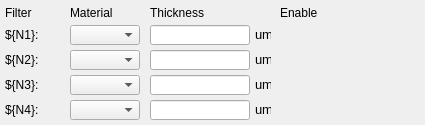
<?xml version="1.0" ?>
<ui version="4.0">
  <class>Dialog</class>
  <widget class="PyDMFrame" name="screen">
    <property name="geometry">
      <rect>
        <x>664</x>
        <y>480</y>
        <width>425</width>
        <height>125</height>
      </rect>
    </property>
    <property name="minimumSize">
      <size>
        <width>425</width>
        <height>125</height>
      </size>
    </property>
    <property name="styleSheet">
      <string notr="true">PyDMFrame#screen {
  color: rgb(0, 0, 0);
  background-color: rgb(200, 200, 200);
  }</string>
    </property>
    <property name="windowTitle">
      <string>filterbox_config</string>
    </property>
    <layout class="QGridLayout" name="gridLayout" columnstretch="5,45,20,70,10,70,30,5,16,9,50,90,5" rowstretch="5,15,5,1,1,15,1,2,5,1,1,15,1,2,5,1,1,15,1,2,5,1,1,15,1,2,5">
      <property name="leftMargin">
        <number>0</number>
      </property>
      <property name="topMargin">
        <number>0</number>
      </property>
      <property name="rightMargin">
        <number>0</number>
      </property>
      <property name="bottomMargin">
        <number>0</number>
      </property>
      <property name="horizontalSpacing">
        <number>0</number>
      </property>
      <property name="verticalSpacing">
        <number>0</number>
      </property>
      <item row="1" column="1">
        <widget class="QLabel" name="text">
          <property name="geometry">
            <rect>
              <x>5</x>
              <y>5</y>
              <width>45</width>
              <height>15</height>
            </rect>
          </property>
          <property name="sizePolicy">
            <sizepolicy hsizetype="Ignored" vsizetype="Ignored">
              <horstretch>0</horstretch>
              <verstretch>0</verstretch>
            </sizepolicy>
          </property>
          <property name="text">
            <string>Filter</string>
          </property>
          <property name="font">
            <font>
              <pointsize>9</pointsize>
            </font>
          </property>
          <property name="brush" stdset="0">
            <brush brushstyle="SolidPattern">
              <color alpha="255">
                <red>0</red>
                <green>0</green>
                <blue>0</blue>
              </color>
            </brush>
          </property>
          <property name="toolTip">
            <string>text</string>
          </property>
          <property name="alignment">
            <set>Qt::AlignLeading|Qt::AlignLeft|Qt::AlignVCenter</set>
          </property>
          <property name="styleSheet">
            <string notr="true">QLabel#text {
  color: rgb(0, 0, 0);
  }</string>
          </property>
        </widget>
      </item>
      <item row="1" column="3">
        <widget class="QLabel" name="text_1">
          <property name="geometry">
            <rect>
              <x>70</x>
              <y>5</y>
              <width>70</width>
              <height>15</height>
            </rect>
          </property>
          <property name="sizePolicy">
            <sizepolicy hsizetype="Ignored" vsizetype="Ignored">
              <horstretch>0</horstretch>
              <verstretch>0</verstretch>
            </sizepolicy>
          </property>
          <property name="text">
            <string>Material</string>
          </property>
          <property name="font">
            <font>
              <pointsize>9</pointsize>
            </font>
          </property>
          <property name="brush" stdset="0">
            <brush brushstyle="SolidPattern">
              <color alpha="255">
                <red>0</red>
                <green>0</green>
                <blue>0</blue>
              </color>
            </brush>
          </property>
          <property name="toolTip">
            <string>text_1</string>
          </property>
          <property name="alignment">
            <set>Qt::AlignLeading|Qt::AlignLeft|Qt::AlignVCenter</set>
          </property>
          <property name="styleSheet">
            <string notr="true">QLabel#text_1 {
  color: rgb(0, 0, 0);
  }</string>
          </property>
        </widget>
      </item>
      <item row="1" column="5">
        <widget class="QLabel" name="text_2">
          <property name="geometry">
            <rect>
              <x>150</x>
              <y>5</y>
              <width>70</width>
              <height>15</height>
            </rect>
          </property>
          <property name="sizePolicy">
            <sizepolicy hsizetype="Ignored" vsizetype="Ignored">
              <horstretch>0</horstretch>
              <verstretch>0</verstretch>
            </sizepolicy>
          </property>
          <property name="text">
            <string>Thickness</string>
          </property>
          <property name="font">
            <font>
              <pointsize>9</pointsize>
            </font>
          </property>
          <property name="brush" stdset="0">
            <brush brushstyle="SolidPattern">
              <color alpha="255">
                <red>0</red>
                <green>0</green>
                <blue>0</blue>
              </color>
            </brush>
          </property>
          <property name="toolTip">
            <string>text_2</string>
          </property>
          <property name="alignment">
            <set>Qt::AlignLeading|Qt::AlignLeft|Qt::AlignVCenter</set>
          </property>
          <property name="styleSheet">
            <string notr="true">QLabel#text_2 {
  color: rgb(0, 0, 0);
  }</string>
          </property>
        </widget>
      </item>
      <item row="1" column="10">
        <widget class="QLabel" name="text_3">
          <property name="geometry">
            <rect>
              <x>280</x>
              <y>5</y>
              <width>50</width>
              <height>15</height>
            </rect>
          </property>
          <property name="sizePolicy">
            <sizepolicy hsizetype="Ignored" vsizetype="Ignored">
              <horstretch>0</horstretch>
              <verstretch>0</verstretch>
            </sizepolicy>
          </property>
          <property name="text">
            <string>Enable</string>
          </property>
          <property name="font">
            <font>
              <pointsize>9</pointsize>
            </font>
          </property>
          <property name="brush" stdset="0">
            <brush brushstyle="SolidPattern">
              <color alpha="255">
                <red>0</red>
                <green>0</green>
                <blue>0</blue>
              </color>
            </brush>
          </property>
          <property name="toolTip">
            <string>text_3</string>
          </property>
          <property name="alignment">
            <set>Qt::AlignLeading|Qt::AlignLeft|Qt::AlignVCenter</set>
          </property>
          <property name="styleSheet">
            <string notr="true">QLabel#text_3 {
  color: rgb(0, 0, 0);
  }</string>
          </property>
        </widget>
      </item>
      <item row="5" column="1">
        <widget class="QLabel" name="text_4">
          <property name="geometry">
            <rect>
              <x>5</x>
              <y>27</y>
              <width>45</width>
              <height>15</height>
            </rect>
          </property>
          <property name="sizePolicy">
            <sizepolicy hsizetype="Ignored" vsizetype="Ignored">
              <horstretch>0</horstretch>
              <verstretch>0</verstretch>
            </sizepolicy>
          </property>
          <property name="text">
            <string>${N1}:</string>
          </property>
          <property name="font">
            <font>
              <pointsize>9</pointsize>
            </font>
          </property>
          <property name="brush" stdset="0">
            <brush brushstyle="SolidPattern">
              <color alpha="255">
                <red>0</red>
                <green>0</green>
                <blue>0</blue>
              </color>
            </brush>
          </property>
          <property name="toolTip">
            <string>text_4</string>
          </property>
          <property name="alignment">
            <set>Qt::AlignLeading|Qt::AlignLeft|Qt::AlignVCenter</set>
          </property>
          <property name="styleSheet">
            <string notr="true">QLabel#text_4 {
  color: rgb(0, 0, 0);
  }</string>
          </property>
        </widget>
      </item>
      <item row="3" column="3" rowspan="5">
        <widget class="PyDMEnumComboBox" name="menu">
          <property name="geometry">
            <rect>
              <x>70</x>
              <y>25</y>
              <width>70</width>
              <height>20</height>
            </rect>
          </property>
          <property name="sizePolicy">
            <sizepolicy hsizetype="Ignored" vsizetype="Ignored">
              <horstretch>0</horstretch>
              <verstretch>0</verstretch>
            </sizepolicy>
          </property>
          <property name="toolTip">
            <string>${P}${R}Fi${N1}:Material</string>
          </property>
          <property name="channel" stdset="0">
            <string>ca://${P}${R}Fi${N1}:Material</string>
          </property>
          <property name="font">
            <font>
              <pointsize>12</pointsize>
            </font>
          </property>
          <property name="styleSheet">
            <string notr="true">PyDMEnumComboBox#menu {
  color: rgb(0, 0, 0);
  background-color: rgb(158, 158, 158);
  }</string>
          </property>
        </widget>
      </item>
      <item row="3" column="5" rowspan="5" colspan="2">
        <widget class="PyDMLineEdit" name="text_entry">
          <property name="geometry">
            <rect>
              <x>150</x>
              <y>25</y>
              <width>100</width>
              <height>20</height>
            </rect>
          </property>
          <property name="sizePolicy">
            <sizepolicy hsizetype="Ignored" vsizetype="Ignored">
              <horstretch>0</horstretch>
              <verstretch>0</verstretch>
            </sizepolicy>
          </property>
          <property name="channel" stdset="0">
            <string>ca://${P}${R}Fi${N1}:Thickness</string>
          </property>
          <property name="toolTip">
            <string>${P}${R}Fi${N1}:Thickness</string>
          </property>
          <property name="font">
            <font>
              <pointsize>12</pointsize>
            </font>
          </property>
          <property name="styleSheet">
            <string notr="true">PyDMLineEdit#text_entry {
  color: rgb(0, 0, 0);
  background-color: rgb(115, 223, 255);
  border: 1px solid black;
  margin: 0px;
  padding: 0px;
  spacing: 0px;
  }</string>
          </property>
        </widget>
      </item>
      <item row="3" column="10" rowspan="5" colspan="2">
        <widget class="PyDMEnumButton" name="choice_button">
          <property name="geometry">
            <rect>
              <x>280</x>
              <y>25</y>
              <width>140</width>
              <height>20</height>
            </rect>
          </property>
          <property name="sizePolicy">
            <sizepolicy hsizetype="Ignored" vsizetype="Ignored">
              <horstretch>0</horstretch>
              <verstretch>0</verstretch>
            </sizepolicy>
          </property>
          <property name="toolTip">
            <string>${P}${R}Fi${N1}:Enable</string>
          </property>
          <property name="channel" stdset="0">
            <string>ca://${P}${R}Fi${N1}:Enable</string>
          </property>
          <property name="font">
            <font>
              <pointsize>12</pointsize>
            </font>
          </property>
          <property name="orientation" stdset="0">
            <number>1</number>
          </property>
          <property name="horizontalSpacing" stdset="0">
            <number>0</number>
          </property>
          <property name="verticalSpacing" stdset="0">
            <number>0</number>
          </property>
          <property name="marginTop" stdset="0">
            <number>0</number>
          </property>
          <property name="marginBottom" stdset="0">
            <number>0</number>
          </property>
          <property name="marginLeft" stdset="0">
            <number>0</number>
          </property>
          <property name="marginRight" stdset="0">
            <number>0</number>
          </property>
          <property name="styleSheet">
            <string notr="true">PyDMEnumButton#choice_button {
  color: rgb(0, 0, 0);
  background-color: rgb(115, 223, 255);
  margin: 0px;
  padding: 0px;
  min-width: 0px;
  min-height: 0px;
  }
QPushButton {
  color: rgb(0, 0, 0);
  background-color: rgb(115, 223, 255);
  margin: 0px;
  padding: 0px;
  min-width: 0px;
  min-height: 0px;
  }</string>
          </property>
        </widget>
      </item>
      <item row="4" column="8" rowspan="3">
        <widget class="QLabel" name="text_5">
          <property name="geometry">
            <rect>
              <x>255</x>
              <y>26</y>
              <width>16</width>
              <height>17</height>
            </rect>
          </property>
          <property name="sizePolicy">
            <sizepolicy hsizetype="Ignored" vsizetype="Ignored">
              <horstretch>0</horstretch>
              <verstretch>0</verstretch>
            </sizepolicy>
          </property>
          <property name="text">
            <string>um</string>
          </property>
          <property name="font">
            <font>
              <pointsize>10</pointsize>
            </font>
          </property>
          <property name="brush" stdset="0">
            <brush brushstyle="SolidPattern">
              <color alpha="255">
                <red>0</red>
                <green>0</green>
                <blue>0</blue>
              </color>
            </brush>
          </property>
          <property name="toolTip">
            <string>text_5</string>
          </property>
          <property name="alignment">
            <set>Qt::AlignLeading|Qt::AlignLeft|Qt::AlignVCenter</set>
          </property>
          <property name="styleSheet">
            <string notr="true">QLabel#text_5 {
  color: rgb(0, 0, 0);
  }</string>
          </property>
        </widget>
      </item>
      <item row="9" column="3" rowspan="5">
        <widget class="PyDMEnumComboBox" name="menu_1">
          <property name="geometry">
            <rect>
              <x>70</x>
              <y>50</y>
              <width>70</width>
              <height>20</height>
            </rect>
          </property>
          <property name="sizePolicy">
            <sizepolicy hsizetype="Ignored" vsizetype="Ignored">
              <horstretch>0</horstretch>
              <verstretch>0</verstretch>
            </sizepolicy>
          </property>
          <property name="toolTip">
            <string>${P}${R}Fi${N2}:Material</string>
          </property>
          <property name="channel" stdset="0">
            <string>ca://${P}${R}Fi${N2}:Material</string>
          </property>
          <property name="font">
            <font>
              <pointsize>12</pointsize>
            </font>
          </property>
          <property name="styleSheet">
            <string notr="true">PyDMEnumComboBox#menu_1 {
  color: rgb(0, 0, 0);
  background-color: rgb(158, 158, 158);
  }</string>
          </property>
        </widget>
      </item>
      <item row="9" column="5" rowspan="5" colspan="2">
        <widget class="PyDMLineEdit" name="text_entry_1">
          <property name="geometry">
            <rect>
              <x>150</x>
              <y>50</y>
              <width>100</width>
              <height>20</height>
            </rect>
          </property>
          <property name="sizePolicy">
            <sizepolicy hsizetype="Ignored" vsizetype="Ignored">
              <horstretch>0</horstretch>
              <verstretch>0</verstretch>
            </sizepolicy>
          </property>
          <property name="channel" stdset="0">
            <string>ca://${P}${R}Fi${N2}:Thickness</string>
          </property>
          <property name="toolTip">
            <string>${P}${R}Fi${N2}:Thickness</string>
          </property>
          <property name="font">
            <font>
              <pointsize>12</pointsize>
            </font>
          </property>
          <property name="styleSheet">
            <string notr="true">PyDMLineEdit#text_entry_1 {
  color: rgb(0, 0, 0);
  background-color: rgb(115, 223, 255);
  border: 1px solid black;
  margin: 0px;
  padding: 0px;
  spacing: 0px;
  }</string>
          </property>
        </widget>
      </item>
      <item row="9" column="10" rowspan="5" colspan="2">
        <widget class="PyDMEnumButton" name="choice_button_1">
          <property name="geometry">
            <rect>
              <x>280</x>
              <y>50</y>
              <width>140</width>
              <height>20</height>
            </rect>
          </property>
          <property name="sizePolicy">
            <sizepolicy hsizetype="Ignored" vsizetype="Ignored">
              <horstretch>0</horstretch>
              <verstretch>0</verstretch>
            </sizepolicy>
          </property>
          <property name="toolTip">
            <string>${P}${R}Fi${N2}:Enable</string>
          </property>
          <property name="channel" stdset="0">
            <string>ca://${P}${R}Fi${N2}:Enable</string>
          </property>
          <property name="font">
            <font>
              <pointsize>12</pointsize>
            </font>
          </property>
          <property name="orientation" stdset="0">
            <number>1</number>
          </property>
          <property name="horizontalSpacing" stdset="0">
            <number>0</number>
          </property>
          <property name="verticalSpacing" stdset="0">
            <number>0</number>
          </property>
          <property name="marginTop" stdset="0">
            <number>0</number>
          </property>
          <property name="marginBottom" stdset="0">
            <number>0</number>
          </property>
          <property name="marginLeft" stdset="0">
            <number>0</number>
          </property>
          <property name="marginRight" stdset="0">
            <number>0</number>
          </property>
          <property name="styleSheet">
            <string notr="true">PyDMEnumButton#choice_button_1 {
  color: rgb(0, 0, 0);
  background-color: rgb(115, 223, 255);
  margin: 0px;
  padding: 0px;
  min-width: 0px;
  min-height: 0px;
  }
QPushButton {
  color: rgb(0, 0, 0);
  background-color: rgb(115, 223, 255);
  margin: 0px;
  padding: 0px;
  min-width: 0px;
  min-height: 0px;
  }</string>
          </property>
        </widget>
      </item>
      <item row="10" column="8" rowspan="3">
        <widget class="QLabel" name="text_6">
          <property name="geometry">
            <rect>
              <x>255</x>
              <y>51</y>
              <width>16</width>
              <height>17</height>
            </rect>
          </property>
          <property name="sizePolicy">
            <sizepolicy hsizetype="Ignored" vsizetype="Ignored">
              <horstretch>0</horstretch>
              <verstretch>0</verstretch>
            </sizepolicy>
          </property>
          <property name="text">
            <string>um</string>
          </property>
          <property name="font">
            <font>
              <pointsize>10</pointsize>
            </font>
          </property>
          <property name="brush" stdset="0">
            <brush brushstyle="SolidPattern">
              <color alpha="255">
                <red>0</red>
                <green>0</green>
                <blue>0</blue>
              </color>
            </brush>
          </property>
          <property name="toolTip">
            <string>text_6</string>
          </property>
          <property name="alignment">
            <set>Qt::AlignLeading|Qt::AlignLeft|Qt::AlignVCenter</set>
          </property>
          <property name="styleSheet">
            <string notr="true">QLabel#text_6 {
  color: rgb(0, 0, 0);
  }</string>
          </property>
        </widget>
      </item>
      <item row="11" column="1">
        <widget class="QLabel" name="text_7">
          <property name="geometry">
            <rect>
              <x>5</x>
              <y>52</y>
              <width>45</width>
              <height>15</height>
            </rect>
          </property>
          <property name="sizePolicy">
            <sizepolicy hsizetype="Ignored" vsizetype="Ignored">
              <horstretch>0</horstretch>
              <verstretch>0</verstretch>
            </sizepolicy>
          </property>
          <property name="text">
            <string>${N2}:</string>
          </property>
          <property name="font">
            <font>
              <pointsize>9</pointsize>
            </font>
          </property>
          <property name="brush" stdset="0">
            <brush brushstyle="SolidPattern">
              <color alpha="255">
                <red>0</red>
                <green>0</green>
                <blue>0</blue>
              </color>
            </brush>
          </property>
          <property name="toolTip">
            <string>text_7</string>
          </property>
          <property name="alignment">
            <set>Qt::AlignLeading|Qt::AlignLeft|Qt::AlignVCenter</set>
          </property>
          <property name="styleSheet">
            <string notr="true">QLabel#text_7 {
  color: rgb(0, 0, 0);
  }</string>
          </property>
        </widget>
      </item>
      <item row="17" column="1">
        <widget class="QLabel" name="text_8">
          <property name="geometry">
            <rect>
              <x>5</x>
              <y>77</y>
              <width>45</width>
              <height>15</height>
            </rect>
          </property>
          <property name="sizePolicy">
            <sizepolicy hsizetype="Ignored" vsizetype="Ignored">
              <horstretch>0</horstretch>
              <verstretch>0</verstretch>
            </sizepolicy>
          </property>
          <property name="text">
            <string>${N3}:</string>
          </property>
          <property name="font">
            <font>
              <pointsize>9</pointsize>
            </font>
          </property>
          <property name="brush" stdset="0">
            <brush brushstyle="SolidPattern">
              <color alpha="255">
                <red>0</red>
                <green>0</green>
                <blue>0</blue>
              </color>
            </brush>
          </property>
          <property name="toolTip">
            <string>text_8</string>
          </property>
          <property name="alignment">
            <set>Qt::AlignLeading|Qt::AlignLeft|Qt::AlignVCenter</set>
          </property>
          <property name="styleSheet">
            <string notr="true">QLabel#text_8 {
  color: rgb(0, 0, 0);
  }</string>
          </property>
        </widget>
      </item>
      <item row="15" column="3" rowspan="5">
        <widget class="PyDMEnumComboBox" name="menu_2">
          <property name="geometry">
            <rect>
              <x>70</x>
              <y>75</y>
              <width>70</width>
              <height>20</height>
            </rect>
          </property>
          <property name="sizePolicy">
            <sizepolicy hsizetype="Ignored" vsizetype="Ignored">
              <horstretch>0</horstretch>
              <verstretch>0</verstretch>
            </sizepolicy>
          </property>
          <property name="toolTip">
            <string>${P}${R}Fi${N3}:Material</string>
          </property>
          <property name="channel" stdset="0">
            <string>ca://${P}${R}Fi${N3}:Material</string>
          </property>
          <property name="font">
            <font>
              <pointsize>12</pointsize>
            </font>
          </property>
          <property name="styleSheet">
            <string notr="true">PyDMEnumComboBox#menu_2 {
  color: rgb(0, 0, 0);
  background-color: rgb(158, 158, 158);
  }</string>
          </property>
        </widget>
      </item>
      <item row="15" column="5" rowspan="5" colspan="2">
        <widget class="PyDMLineEdit" name="text_entry_2">
          <property name="geometry">
            <rect>
              <x>150</x>
              <y>75</y>
              <width>100</width>
              <height>20</height>
            </rect>
          </property>
          <property name="sizePolicy">
            <sizepolicy hsizetype="Ignored" vsizetype="Ignored">
              <horstretch>0</horstretch>
              <verstretch>0</verstretch>
            </sizepolicy>
          </property>
          <property name="channel" stdset="0">
            <string>ca://${P}${R}Fi${N3}:Thickness</string>
          </property>
          <property name="toolTip">
            <string>${P}${R}Fi${N3}:Thickness</string>
          </property>
          <property name="font">
            <font>
              <pointsize>12</pointsize>
            </font>
          </property>
          <property name="styleSheet">
            <string notr="true">PyDMLineEdit#text_entry_2 {
  color: rgb(0, 0, 0);
  background-color: rgb(115, 223, 255);
  border: 1px solid black;
  margin: 0px;
  padding: 0px;
  spacing: 0px;
  }</string>
          </property>
        </widget>
      </item>
      <item row="16" column="8" rowspan="3">
        <widget class="QLabel" name="text_9">
          <property name="geometry">
            <rect>
              <x>255</x>
              <y>76</y>
              <width>16</width>
              <height>17</height>
            </rect>
          </property>
          <property name="sizePolicy">
            <sizepolicy hsizetype="Ignored" vsizetype="Ignored">
              <horstretch>0</horstretch>
              <verstretch>0</verstretch>
            </sizepolicy>
          </property>
          <property name="text">
            <string>um</string>
          </property>
          <property name="font">
            <font>
              <pointsize>10</pointsize>
            </font>
          </property>
          <property name="brush" stdset="0">
            <brush brushstyle="SolidPattern">
              <color alpha="255">
                <red>0</red>
                <green>0</green>
                <blue>0</blue>
              </color>
            </brush>
          </property>
          <property name="toolTip">
            <string>text_9</string>
          </property>
          <property name="alignment">
            <set>Qt::AlignLeading|Qt::AlignLeft|Qt::AlignVCenter</set>
          </property>
          <property name="styleSheet">
            <string notr="true">QLabel#text_9 {
  color: rgb(0, 0, 0);
  }</string>
          </property>
        </widget>
      </item>
      <item row="15" column="10" rowspan="5" colspan="2">
        <widget class="PyDMEnumButton" name="choice_button_2">
          <property name="geometry">
            <rect>
              <x>280</x>
              <y>75</y>
              <width>140</width>
              <height>20</height>
            </rect>
          </property>
          <property name="sizePolicy">
            <sizepolicy hsizetype="Ignored" vsizetype="Ignored">
              <horstretch>0</horstretch>
              <verstretch>0</verstretch>
            </sizepolicy>
          </property>
          <property name="toolTip">
            <string>${P}${R}Fi${N3}:Enable</string>
          </property>
          <property name="channel" stdset="0">
            <string>ca://${P}${R}Fi${N3}:Enable</string>
          </property>
          <property name="font">
            <font>
              <pointsize>12</pointsize>
            </font>
          </property>
          <property name="orientation" stdset="0">
            <number>1</number>
          </property>
          <property name="horizontalSpacing" stdset="0">
            <number>0</number>
          </property>
          <property name="verticalSpacing" stdset="0">
            <number>0</number>
          </property>
          <property name="marginTop" stdset="0">
            <number>0</number>
          </property>
          <property name="marginBottom" stdset="0">
            <number>0</number>
          </property>
          <property name="marginLeft" stdset="0">
            <number>0</number>
          </property>
          <property name="marginRight" stdset="0">
            <number>0</number>
          </property>
          <property name="styleSheet">
            <string notr="true">PyDMEnumButton#choice_button_2 {
  color: rgb(0, 0, 0);
  background-color: rgb(115, 223, 255);
  margin: 0px;
  padding: 0px;
  min-width: 0px;
  min-height: 0px;
  }
QPushButton {
  color: rgb(0, 0, 0);
  background-color: rgb(115, 223, 255);
  margin: 0px;
  padding: 0px;
  min-width: 0px;
  min-height: 0px;
  }</string>
          </property>
        </widget>
      </item>
      <item row="21" column="10" rowspan="5" colspan="2">
        <widget class="PyDMEnumButton" name="choice_button_3">
          <property name="geometry">
            <rect>
              <x>280</x>
              <y>100</y>
              <width>140</width>
              <height>20</height>
            </rect>
          </property>
          <property name="sizePolicy">
            <sizepolicy hsizetype="Ignored" vsizetype="Ignored">
              <horstretch>0</horstretch>
              <verstretch>0</verstretch>
            </sizepolicy>
          </property>
          <property name="toolTip">
            <string>${P}${R}Fi${N4}:Enable</string>
          </property>
          <property name="channel" stdset="0">
            <string>ca://${P}${R}Fi${N4}:Enable</string>
          </property>
          <property name="font">
            <font>
              <pointsize>12</pointsize>
            </font>
          </property>
          <property name="orientation" stdset="0">
            <number>1</number>
          </property>
          <property name="horizontalSpacing" stdset="0">
            <number>0</number>
          </property>
          <property name="verticalSpacing" stdset="0">
            <number>0</number>
          </property>
          <property name="marginTop" stdset="0">
            <number>0</number>
          </property>
          <property name="marginBottom" stdset="0">
            <number>0</number>
          </property>
          <property name="marginLeft" stdset="0">
            <number>0</number>
          </property>
          <property name="marginRight" stdset="0">
            <number>0</number>
          </property>
          <property name="styleSheet">
            <string notr="true">PyDMEnumButton#choice_button_3 {
  color: rgb(0, 0, 0);
  background-color: rgb(115, 223, 255);
  margin: 0px;
  padding: 0px;
  min-width: 0px;
  min-height: 0px;
  }
QPushButton {
  color: rgb(0, 0, 0);
  background-color: rgb(115, 223, 255);
  margin: 0px;
  padding: 0px;
  min-width: 0px;
  min-height: 0px;
  }</string>
          </property>
        </widget>
      </item>
      <item row="22" column="8" rowspan="3">
        <widget class="QLabel" name="text_10">
          <property name="geometry">
            <rect>
              <x>255</x>
              <y>101</y>
              <width>16</width>
              <height>17</height>
            </rect>
          </property>
          <property name="sizePolicy">
            <sizepolicy hsizetype="Ignored" vsizetype="Ignored">
              <horstretch>0</horstretch>
              <verstretch>0</verstretch>
            </sizepolicy>
          </property>
          <property name="text">
            <string>um</string>
          </property>
          <property name="font">
            <font>
              <pointsize>10</pointsize>
            </font>
          </property>
          <property name="brush" stdset="0">
            <brush brushstyle="SolidPattern">
              <color alpha="255">
                <red>0</red>
                <green>0</green>
                <blue>0</blue>
              </color>
            </brush>
          </property>
          <property name="toolTip">
            <string>text_10</string>
          </property>
          <property name="alignment">
            <set>Qt::AlignLeading|Qt::AlignLeft|Qt::AlignVCenter</set>
          </property>
          <property name="styleSheet">
            <string notr="true">QLabel#text_10 {
  color: rgb(0, 0, 0);
  }</string>
          </property>
        </widget>
      </item>
      <item row="21" column="5" rowspan="5" colspan="2">
        <widget class="PyDMLineEdit" name="text_entry_3">
          <property name="geometry">
            <rect>
              <x>150</x>
              <y>100</y>
              <width>100</width>
              <height>20</height>
            </rect>
          </property>
          <property name="sizePolicy">
            <sizepolicy hsizetype="Ignored" vsizetype="Ignored">
              <horstretch>0</horstretch>
              <verstretch>0</verstretch>
            </sizepolicy>
          </property>
          <property name="channel" stdset="0">
            <string>ca://${P}${R}Fi${N4}:Thickness</string>
          </property>
          <property name="toolTip">
            <string>${P}${R}Fi${N4}:Thickness</string>
          </property>
          <property name="font">
            <font>
              <pointsize>12</pointsize>
            </font>
          </property>
          <property name="styleSheet">
            <string notr="true">PyDMLineEdit#text_entry_3 {
  color: rgb(0, 0, 0);
  background-color: rgb(115, 223, 255);
  border: 1px solid black;
  margin: 0px;
  padding: 0px;
  spacing: 0px;
  }</string>
          </property>
        </widget>
      </item>
      <item row="21" column="3" rowspan="5">
        <widget class="PyDMEnumComboBox" name="menu_3">
          <property name="geometry">
            <rect>
              <x>70</x>
              <y>100</y>
              <width>70</width>
              <height>20</height>
            </rect>
          </property>
          <property name="sizePolicy">
            <sizepolicy hsizetype="Ignored" vsizetype="Ignored">
              <horstretch>0</horstretch>
              <verstretch>0</verstretch>
            </sizepolicy>
          </property>
          <property name="toolTip">
            <string>${P}${R}Fi${N4}:Material</string>
          </property>
          <property name="channel" stdset="0">
            <string>ca://${P}${R}Fi${N4}:Material</string>
          </property>
          <property name="font">
            <font>
              <pointsize>12</pointsize>
            </font>
          </property>
          <property name="styleSheet">
            <string notr="true">PyDMEnumComboBox#menu_3 {
  color: rgb(0, 0, 0);
  background-color: rgb(158, 158, 158);
  }</string>
          </property>
        </widget>
      </item>
      <item row="23" column="1">
        <widget class="QLabel" name="text_11">
          <property name="geometry">
            <rect>
              <x>5</x>
              <y>102</y>
              <width>45</width>
              <height>15</height>
            </rect>
          </property>
          <property name="sizePolicy">
            <sizepolicy hsizetype="Ignored" vsizetype="Ignored">
              <horstretch>0</horstretch>
              <verstretch>0</verstretch>
            </sizepolicy>
          </property>
          <property name="text">
            <string>${N4}:</string>
          </property>
          <property name="font">
            <font>
              <pointsize>9</pointsize>
            </font>
          </property>
          <property name="brush" stdset="0">
            <brush brushstyle="SolidPattern">
              <color alpha="255">
                <red>0</red>
                <green>0</green>
                <blue>0</blue>
              </color>
            </brush>
          </property>
          <property name="toolTip">
            <string>text_11</string>
          </property>
          <property name="alignment">
            <set>Qt::AlignLeading|Qt::AlignLeft|Qt::AlignVCenter</set>
          </property>
          <property name="styleSheet">
            <string notr="true">QLabel#text_11 {
  color: rgb(0, 0, 0);
  }</string>
          </property>
        </widget>
      </item>
    </layout>
    <zorder>text</zorder>
    <zorder>text_1</zorder>
    <zorder>text_2</zorder>
    <zorder>text_3</zorder>
    <zorder>text_4</zorder>
    <zorder>menu</zorder>
    <zorder>text_entry</zorder>
    <zorder>choice_button</zorder>
    <zorder>text_5</zorder>
    <zorder>menu_1</zorder>
    <zorder>text_entry_1</zorder>
    <zorder>choice_button_1</zorder>
    <zorder>text_6</zorder>
    <zorder>text_7</zorder>
    <zorder>text_8</zorder>
    <zorder>menu_2</zorder>
    <zorder>text_entry_2</zorder>
    <zorder>text_9</zorder>
    <zorder>choice_button_2</zorder>
    <zorder>choice_button_3</zorder>
    <zorder>text_10</zorder>
    <zorder>text_entry_3</zorder>
    <zorder>menu_3</zorder>
    <zorder>text_11</zorder>
  </widget>
  <customwidgets>
    <customwidget>
      <class>PyDMLabel</class>
      <extends>QLabel</extends>
      <header>pydm.widgets.label</header>
    </customwidget>
    <customwidget>
      <class>PyDMEnumComboBox</class>
      <extends>QComboBox</extends>
      <header>pydm.widgets.enum_combo_box</header>
    </customwidget>
    <customwidget>
      <class>PyDMLineEdit</class>
      <extends>QLineEdit</extends>
      <header>pydm.widgets.line_edit</header>
    </customwidget>
    <customwidget>
      <class>PyDMEnumButton</class>
      <extends>QWidget</extends>
      <header>pydm.widgets.enum_button</header>
    </customwidget>
    <customwidget>
      <class>PyDMFrame</class>
      <extends>QFrame</extends>
      <header>pydm.widgets.frame</header>
    </customwidget>
  </customwidgets>
</ui>
